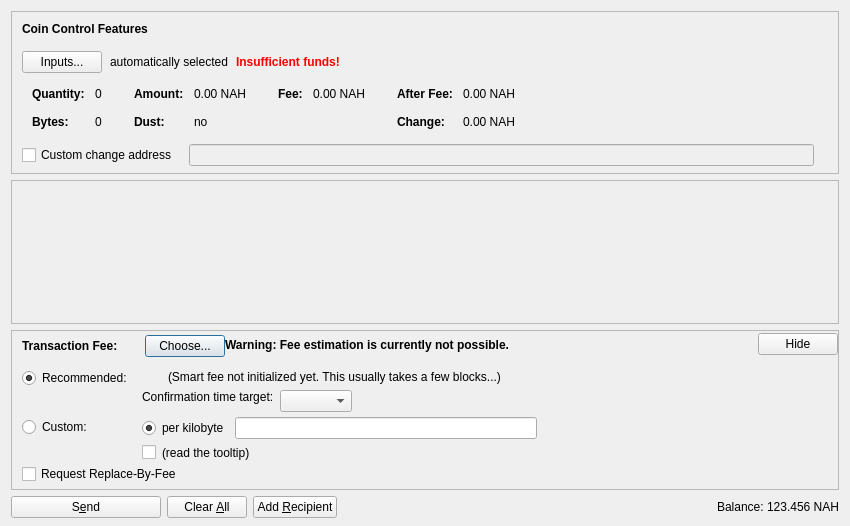
<?xml version="1.0" encoding="UTF-8"?>
<ui version="4.0">
 <class>SendCoinsDialog</class>
 <widget class="QDialog" name="SendCoinsDialog">
  <property name="geometry">
   <rect>
    <x>0</x>
    <y>0</y>
    <width>850</width>
    <height>526</height>
   </rect>
  </property>
  <property name="windowTitle">
   <string>Send Coins</string>
  </property>
  <layout class="QVBoxLayout" name="verticalLayout" stretch="0,1,0,0">
   <property name="bottomMargin">
    <number>8</number>
   </property>
   <item>
    <widget class="QFrame" name="frameCoinControl">
     <property name="sizePolicy">
      <sizepolicy hsizetype="Expanding" vsizetype="Expanding">
       <horstretch>0</horstretch>
       <verstretch>0</verstretch>
      </sizepolicy>
     </property>
     <property name="maximumSize">
      <size>
       <width>16777215</width>
       <height>16777215</height>
      </size>
     </property>
     <property name="frameShape">
      <enum>QFrame::StyledPanel</enum>
     </property>
     <property name="frameShadow">
      <enum>QFrame::Sunken</enum>
     </property>
     <layout class="QVBoxLayout" name="verticalLayoutCoinControl2">
      <property name="spacing">
       <number>0</number>
      </property>
      <property name="leftMargin">
       <number>0</number>
      </property>
      <property name="topMargin">
       <number>0</number>
      </property>
      <property name="rightMargin">
       <number>0</number>
      </property>
      <property name="bottomMargin">
       <number>6</number>
      </property>
      <item>
       <layout class="QVBoxLayout" name="verticalLayoutCoinControl" stretch="0,0,0,0,1">
        <property name="spacing">
         <number>0</number>
        </property>
        <property name="leftMargin">
         <number>10</number>
        </property>
        <property name="topMargin">
         <number>10</number>
        </property>
        <item>
         <layout class="QHBoxLayout" name="horizontalLayoutCoinControl1">
          <property name="bottomMargin">
           <number>15</number>
          </property>
          <item>
           <widget class="QLabel" name="labelCoinControlFeatures">
            <property name="sizePolicy">
             <sizepolicy hsizetype="Preferred" vsizetype="Maximum">
              <horstretch>0</horstretch>
              <verstretch>0</verstretch>
             </sizepolicy>
            </property>
            <property name="font">
             <font>
              <weight>75</weight>
              <bold>true</bold>
             </font>
            </property>
            <property name="styleSheet">
             <string notr="true">font-weight:bold;</string>
            </property>
            <property name="text">
             <string>Coin Control Features</string>
            </property>
           </widget>
          </item>
         </layout>
        </item>
        <item>
         <layout class="QHBoxLayout" name="horizontalLayoutCoinControl2" stretch="0,0,0,0">
          <property name="spacing">
           <number>8</number>
          </property>
          <property name="bottomMargin">
           <number>10</number>
          </property>
          <item>
           <widget class="QPushButton" name="pushButtonCoinControl">
            <property name="styleSheet">
             <string notr="true"/>
            </property>
            <property name="text">
             <string>Inputs...</string>
            </property>
            <property name="autoDefault">
             <bool>false</bool>
            </property>
           </widget>
          </item>
          <item>
           <widget class="QLabel" name="labelCoinControlAutomaticallySelected">
            <property name="text">
             <string>automatically selected</string>
            </property>
            <property name="margin">
             <number>5</number>
            </property>
           </widget>
          </item>
          <item>
           <widget class="QLabel" name="labelCoinControlInsuffFunds">
            <property name="font">
             <font>
              <weight>75</weight>
              <bold>true</bold>
             </font>
            </property>
            <property name="styleSheet">
             <string notr="true">color:red;font-weight:bold;</string>
            </property>
            <property name="text">
             <string>Insufficient funds!</string>
            </property>
            <property name="margin">
             <number>5</number>
            </property>
           </widget>
          </item>
          <item>
           <spacer name="horizontalSpacerCoinControl">
            <property name="orientation">
             <enum>Qt::Horizontal</enum>
            </property>
            <property name="sizeHint" stdset="0">
             <size>
              <width>40</width>
              <height>1</height>
             </size>
            </property>
           </spacer>
          </item>
         </layout>
        </item>
        <item>
         <widget class="QWidget" name="widgetCoinControl" native="true">
          <property name="sizePolicy">
           <sizepolicy hsizetype="Preferred" vsizetype="Preferred">
            <horstretch>0</horstretch>
            <verstretch>0</verstretch>
           </sizepolicy>
          </property>
          <property name="minimumSize">
           <size>
            <width>0</width>
            <height>0</height>
           </size>
          </property>
          <property name="styleSheet">
           <string notr="true"/>
          </property>
          <layout class="QHBoxLayout" name="horizontalLayoutCoinControl5">
           <property name="leftMargin">
            <number>0</number>
           </property>
           <property name="topMargin">
            <number>0</number>
           </property>
           <property name="rightMargin">
            <number>0</number>
           </property>
           <property name="bottomMargin">
            <number>0</number>
           </property>
           <item>
            <layout class="QHBoxLayout" name="horizontalLayoutCoinControl3" stretch="0,0,0,1">
             <property name="spacing">
              <number>20</number>
             </property>
             <property name="topMargin">
              <number>0</number>
             </property>
             <property name="bottomMargin">
              <number>10</number>
             </property>
             <item>
              <layout class="QFormLayout" name="formLayoutCoinControl1">
               <property name="horizontalSpacing">
                <number>10</number>
               </property>
               <property name="verticalSpacing">
                <number>14</number>
               </property>
               <property name="leftMargin">
                <number>10</number>
               </property>
               <property name="topMargin">
                <number>4</number>
               </property>
               <property name="rightMargin">
                <number>6</number>
               </property>
               <item row="0" column="0">
                <widget class="QLabel" name="labelCoinControlQuantityText">
                 <property name="font">
                  <font>
                   <weight>75</weight>
                   <bold>true</bold>
                  </font>
                 </property>
                 <property name="text">
                  <string>Quantity:</string>
                 </property>
                 <property name="margin">
                  <number>0</number>
                 </property>
                </widget>
               </item>
               <item row="0" column="1">
                <widget class="QLabel" name="labelCoinControlQuantity">
                 <property name="cursor">
                  <cursorShape>IBeamCursor</cursorShape>
                 </property>
                 <property name="contextMenuPolicy">
                  <enum>Qt::ActionsContextMenu</enum>
                 </property>
                 <property name="text">
                  <string notr="true">0</string>
                 </property>
                 <property name="margin">
                  <number>0</number>
                 </property>
                 <property name="textInteractionFlags">
                  <set>Qt::LinksAccessibleByMouse|Qt::TextSelectableByKeyboard|Qt::TextSelectableByMouse</set>
                 </property>
                </widget>
               </item>
               <item row="1" column="0">
                <widget class="QLabel" name="labelCoinControlBytesText">
                 <property name="font">
                  <font>
                   <weight>75</weight>
                   <bold>true</bold>
                  </font>
                 </property>
                 <property name="text">
                  <string>Bytes:</string>
                 </property>
                </widget>
               </item>
               <item row="1" column="1">
                <widget class="QLabel" name="labelCoinControlBytes">
                 <property name="cursor">
                  <cursorShape>IBeamCursor</cursorShape>
                 </property>
                 <property name="contextMenuPolicy">
                  <enum>Qt::ActionsContextMenu</enum>
                 </property>
                 <property name="text">
                  <string notr="true">0</string>
                 </property>
                 <property name="textInteractionFlags">
                  <set>Qt::LinksAccessibleByMouse|Qt::TextSelectableByKeyboard|Qt::TextSelectableByMouse</set>
                 </property>
                </widget>
               </item>
              </layout>
             </item>
             <item>
              <layout class="QFormLayout" name="formLayoutCoinControl2">
               <property name="horizontalSpacing">
                <number>10</number>
               </property>
               <property name="verticalSpacing">
                <number>14</number>
               </property>
               <property name="leftMargin">
                <number>6</number>
               </property>
               <property name="topMargin">
                <number>4</number>
               </property>
               <property name="rightMargin">
                <number>6</number>
               </property>
               <item row="0" column="0">
                <widget class="QLabel" name="labelCoinControlAmountText">
                 <property name="font">
                  <font>
                   <weight>75</weight>
                   <bold>true</bold>
                  </font>
                 </property>
                 <property name="text">
                  <string>Amount:</string>
                 </property>
                 <property name="margin">
                  <number>0</number>
                 </property>
                </widget>
               </item>
               <item row="0" column="1">
                <widget class="QLabel" name="labelCoinControlAmount">
                 <property name="cursor">
                  <cursorShape>IBeamCursor</cursorShape>
                 </property>
                 <property name="contextMenuPolicy">
                  <enum>Qt::ActionsContextMenu</enum>
                 </property>
                 <property name="text">
                  <string notr="true">0.00 NAH</string>
                 </property>
                 <property name="textInteractionFlags">
                  <set>Qt::LinksAccessibleByMouse|Qt::TextSelectableByKeyboard|Qt::TextSelectableByMouse</set>
                 </property>
                </widget>
               </item>
               <item row="1" column="0">
                <widget class="QLabel" name="labelCoinControlLowOutputText">
                 <property name="font">
                  <font>
                   <weight>75</weight>
                   <bold>true</bold>
                  </font>
                 </property>
                 <property name="text">
                  <string>Dust:</string>
                 </property>
                </widget>
               </item>
               <item row="1" column="1">
                <widget class="QLabel" name="labelCoinControlLowOutput">
                 <property name="cursor">
                  <cursorShape>IBeamCursor</cursorShape>
                 </property>
                 <property name="contextMenuPolicy">
                  <enum>Qt::ActionsContextMenu</enum>
                 </property>
                 <property name="text">
                  <string notr="true">no</string>
                 </property>
                 <property name="textInteractionFlags">
                  <set>Qt::LinksAccessibleByMouse|Qt::TextSelectableByKeyboard|Qt::TextSelectableByMouse</set>
                 </property>
                </widget>
               </item>
              </layout>
             </item>
             <item>
              <layout class="QFormLayout" name="formLayoutCoinControl3">
               <property name="horizontalSpacing">
                <number>10</number>
               </property>
               <property name="verticalSpacing">
                <number>14</number>
               </property>
               <property name="leftMargin">
                <number>6</number>
               </property>
               <property name="topMargin">
                <number>4</number>
               </property>
               <property name="rightMargin">
                <number>6</number>
               </property>
               <item row="0" column="0">
                <widget class="QLabel" name="labelCoinControlFeeText">
                 <property name="font">
                  <font>
                   <weight>75</weight>
                   <bold>true</bold>
                  </font>
                 </property>
                 <property name="text">
                  <string>Fee:</string>
                 </property>
                 <property name="margin">
                  <number>0</number>
                 </property>
                </widget>
               </item>
               <item row="0" column="1">
                <widget class="QLabel" name="labelCoinControlFee">
                 <property name="cursor">
                  <cursorShape>IBeamCursor</cursorShape>
                 </property>
                 <property name="contextMenuPolicy">
                  <enum>Qt::ActionsContextMenu</enum>
                 </property>
                 <property name="text">
                  <string notr="true">0.00 NAH</string>
                 </property>
                 <property name="textInteractionFlags">
                  <set>Qt::LinksAccessibleByMouse|Qt::TextSelectableByKeyboard|Qt::TextSelectableByMouse</set>
                 </property>
                </widget>
               </item>
              </layout>
             </item>
             <item>
              <layout class="QFormLayout" name="formLayoutCoinControl4">
               <property name="horizontalSpacing">
                <number>10</number>
               </property>
               <property name="verticalSpacing">
                <number>14</number>
               </property>
               <property name="leftMargin">
                <number>6</number>
               </property>
               <property name="topMargin">
                <number>4</number>
               </property>
               <property name="rightMargin">
                <number>6</number>
               </property>
               <item row="0" column="0">
                <widget class="QLabel" name="labelCoinControlAfterFeeText">
                 <property name="font">
                  <font>
                   <weight>75</weight>
                   <bold>true</bold>
                  </font>
                 </property>
                 <property name="text">
                  <string>After Fee:</string>
                 </property>
                 <property name="margin">
                  <number>0</number>
                 </property>
                </widget>
               </item>
               <item row="0" column="1">
                <widget class="QLabel" name="labelCoinControlAfterFee">
                 <property name="cursor">
                  <cursorShape>IBeamCursor</cursorShape>
                 </property>
                 <property name="contextMenuPolicy">
                  <enum>Qt::ActionsContextMenu</enum>
                 </property>
                 <property name="text">
                  <string notr="true">0.00 NAH</string>
                 </property>
                 <property name="textInteractionFlags">
                  <set>Qt::LinksAccessibleByMouse|Qt::TextSelectableByKeyboard|Qt::TextSelectableByMouse</set>
                 </property>
                </widget>
               </item>
               <item row="1" column="0">
                <widget class="QLabel" name="labelCoinControlChangeText">
                 <property name="font">
                  <font>
                   <weight>75</weight>
                   <bold>true</bold>
                  </font>
                 </property>
                 <property name="text">
                  <string>Change:</string>
                 </property>
                </widget>
               </item>
               <item row="1" column="1">
                <widget class="QLabel" name="labelCoinControlChange">
                 <property name="cursor">
                  <cursorShape>IBeamCursor</cursorShape>
                 </property>
                 <property name="contextMenuPolicy">
                  <enum>Qt::ActionsContextMenu</enum>
                 </property>
                 <property name="text">
                  <string notr="true">0.00 NAH</string>
                 </property>
                 <property name="textInteractionFlags">
                  <set>Qt::LinksAccessibleByMouse|Qt::TextSelectableByKeyboard|Qt::TextSelectableByMouse</set>
                 </property>
                </widget>
               </item>
              </layout>
             </item>
            </layout>
           </item>
          </layout>
         </widget>
        </item>
        <item>
         <layout class="QHBoxLayout" name="horizontalLayoutCoinControl4" stretch="0,0,0">
          <property name="spacing">
           <number>12</number>
          </property>
          <property name="sizeConstraint">
           <enum>QLayout::SetDefaultConstraint</enum>
          </property>
          <property name="topMargin">
           <number>5</number>
          </property>
          <property name="rightMargin">
           <number>5</number>
          </property>
          <item>
           <widget class="QCheckBox" name="checkBoxCoinControlChange">
            <property name="toolTip">
             <string>If this is activated, but the change address is empty or invalid, change will be sent to a newly generated address.</string>
            </property>
            <property name="text">
             <string>Custom change address</string>
            </property>
           </widget>
          </item>
          <item>
           <widget class="QValidatedLineEdit" name="lineEditCoinControlChange">
            <property name="enabled">
             <bool>false</bool>
            </property>
            <property name="sizePolicy">
             <sizepolicy hsizetype="Expanding" vsizetype="Fixed">
              <horstretch>0</horstretch>
              <verstretch>0</verstretch>
             </sizepolicy>
            </property>
           </widget>
          </item>
          <item>
           <widget class="QLabel" name="labelCoinControlChangeLabel">
            <property name="sizePolicy">
             <sizepolicy hsizetype="Preferred" vsizetype="Expanding">
              <horstretch>0</horstretch>
              <verstretch>0</verstretch>
             </sizepolicy>
            </property>
            <property name="minimumSize">
             <size>
              <width>0</width>
              <height>0</height>
             </size>
            </property>
            <property name="text">
             <string/>
            </property>
            <property name="margin">
             <number>3</number>
            </property>
           </widget>
          </item>
         </layout>
        </item>
        <item>
         <spacer name="verticalSpacerCoinControl">
          <property name="orientation">
           <enum>Qt::Vertical</enum>
          </property>
          <property name="sizeHint" stdset="0">
           <size>
            <width>800</width>
            <height>1</height>
           </size>
          </property>
         </spacer>
        </item>
       </layout>
      </item>
     </layout>
    </widget>
   </item>
   <item>
    <widget class="QScrollArea" name="scrollArea">
     <property name="widgetResizable">
      <bool>true</bool>
     </property>
     <widget class="QWidget" name="scrollAreaWidgetContents">
      <property name="geometry">
       <rect>
        <x>0</x>
        <y>0</y>
        <width>830</width>
        <height>104</height>
       </rect>
      </property>
      <layout class="QVBoxLayout" name="verticalLayout_2" stretch="0,1">
       <property name="leftMargin">
        <number>0</number>
       </property>
       <property name="topMargin">
        <number>0</number>
       </property>
       <property name="rightMargin">
        <number>0</number>
       </property>
       <property name="bottomMargin">
        <number>0</number>
       </property>
       <item>
        <layout class="QVBoxLayout" name="entries">
         <property name="spacing">
          <number>6</number>
         </property>
        </layout>
       </item>
       <item>
        <spacer name="verticalSpacer">
         <property name="orientation">
          <enum>Qt::Vertical</enum>
         </property>
         <property name="sizeHint" stdset="0">
          <size>
           <width>20</width>
           <height>40</height>
          </size>
         </property>
        </spacer>
       </item>
      </layout>
     </widget>
    </widget>
   </item>
   <item>
    <widget class="QFrame" name="frameFee">
     <property name="sizePolicy">
      <sizepolicy hsizetype="Expanding" vsizetype="Expanding">
       <horstretch>0</horstretch>
       <verstretch>0</verstretch>
      </sizepolicy>
     </property>
     <property name="maximumSize">
      <size>
       <width>16777215</width>
       <height>16777215</height>
      </size>
     </property>
     <property name="frameShape">
      <enum>QFrame::StyledPanel</enum>
     </property>
     <property name="frameShadow">
      <enum>QFrame::Sunken</enum>
     </property>
     <layout class="QVBoxLayout" name="verticalLayoutFee1">
      <property name="spacing">
       <number>0</number>
      </property>
      <property name="leftMargin">
       <number>0</number>
      </property>
      <property name="topMargin">
       <number>0</number>
      </property>
      <property name="rightMargin">
       <number>0</number>
      </property>
      <property name="bottomMargin">
       <number>0</number>
      </property>
      <item>
       <layout class="QVBoxLayout" name="verticalLayoutFee2" stretch="0,0,0">
        <property name="spacing">
         <number>0</number>
        </property>
        <property name="leftMargin">
         <number>10</number>
        </property>
        <property name="topMargin">
         <number>0</number>
        </property>
        <item>
         <layout class="QHBoxLayout" name="horizontalLayoutFee1">
          <property name="bottomMargin">
           <number>0</number>
          </property>
          <item>
           <layout class="QVBoxLayout" name="verticalLayoutFee7">
            <property name="spacing">
             <number>0</number>
            </property>
            <item>
             <spacer name="verticalSpacerSmartFee">
              <property name="orientation">
               <enum>Qt::Vertical</enum>
              </property>
              <property name="sizeType">
               <enum>QSizePolicy::Fixed</enum>
              </property>
              <property name="sizeHint" stdset="0">
               <size>
                <width>1</width>
                <height>4</height>
               </size>
              </property>
             </spacer>
            </item>
            <item>
             <layout class="QHBoxLayout" name="horizontalLayoutSmartFee">
              <property name="spacing">
               <number>10</number>
              </property>
              <item>
               <widget class="QLabel" name="labelFeeHeadline">
                <property name="sizePolicy">
                 <sizepolicy hsizetype="Preferred" vsizetype="Maximum">
                  <horstretch>0</horstretch>
                  <verstretch>0</verstretch>
                 </sizepolicy>
                </property>
                <property name="font">
                 <font>
                  <weight>75</weight>
                  <bold>true</bold>
                 </font>
                </property>
                <property name="styleSheet">
                 <string notr="true">font-weight:bold;</string>
                </property>
                <property name="text">
                 <string>Transaction Fee:</string>
                </property>
               </widget>
              </item>
              <item>
               <widget class="QLabel" name="labelFeeMinimized">
                <property name="text">
                 <string/>
                </property>
               </widget>
              </item>
              <item>
               <widget class="QPushButton" name="buttonChooseFee">
                <property name="text">
                 <string>Choose...</string>
                </property>
               </widget>
              </item>
             </layout>
            </item>
            <item>
             <spacer name="verticalSpacer_5">
              <property name="orientation">
               <enum>Qt::Vertical</enum>
              </property>
              <property name="sizeHint" stdset="0">
               <size>
                <width>1</width>
                <height>1</height>
               </size>
              </property>
             </spacer>
            </item>
           </layout>
          </item>
          <item>
           <widget class="QLabel" name="fallbackFeeWarningLabel">
            <property name="toolTip">
             <string>Using the fallbackfee can result in sending a transaction that will take several hours or days (or never) to confirm. Consider choosing your fee manually or wait until you have validated the complete chain.</string>
            </property>
            <property name="font">
            <font>
                <weight>75</weight>
                <bold>true</bold>
            </font>
            </property>
            <property name="text">
             <string>Warning: Fee estimation is currently not possible.</string>
            </property>
            <property name="wordWrap">
             <bool>false</bool>
            </property>
           </widget>
          </item>
          <item>
           <spacer name="horizontalSpacer_4">
            <property name="orientation">
             <enum>Qt::Horizontal</enum>
            </property>
            <property name="sizeType">
             <enum>QSizePolicy::MinimumExpanding</enum>
            </property>
            <property name="sizeHint" stdset="0">
             <size>
              <width>40</width>
              <height>20</height>
             </size>
            </property>
           </spacer>
          </item>
          <item>
           <widget class="QPushButton" name="buttonMinimizeFee">
            <property name="toolTip">
             <string>collapse fee-settings</string>
            </property>
            <property name="text">
             <string>Hide</string>
            </property>
           </widget>
          </item>
         </layout>
        </item>
        <item>
         <widget class="QFrame" name="frameFeeSelection">
          <layout class="QVBoxLayout" name="verticalLayoutFee12">
           <property name="spacing">
            <number>0</number>
           </property>
           <property name="leftMargin">
            <number>0</number>
           </property>
           <property name="topMargin">
            <number>0</number>
           </property>
           <property name="rightMargin">
            <number>0</number>
           </property>
           <property name="bottomMargin">
            <number>0</number>
           </property>
           <item>
            <layout class="QGridLayout" name="gridLayoutFee">
             <property name="topMargin">
              <number>10</number>
             </property>
             <property name="bottomMargin">
              <number>4</number>
             </property>
             <property name="horizontalSpacing">
              <number>10</number>
             </property>
             <property name="verticalSpacing">
              <number>4</number>
             </property>
             <item row="1" column="1">
              <layout class="QVBoxLayout" name="verticalLayoutFee8">
               <property name="spacing">
                <number>6</number>
               </property>
               <item>
                <layout class="QHBoxLayout" name="horizontalLayoutFee13">
                 <item>
                  <widget class="QRadioButton" name="radioCustomPerKilobyte">
                   <property name="toolTip">
                    <string>If the custom fee is set to 1000 satoshis and the transaction is only 250 bytes, then &quot;per kilobyte&quot; only pays 250 satoshis in fee, while &quot;total at least&quot; pays 1000 satoshis. For transactions bigger than a kilobyte both pay by kilobyte.</string>
                   </property>
                   <property name="text">
                    <string>per kilobyte</string>
                   </property>
                   <property name="checked">
                    <bool>true</bool>
                   </property>
                   <attribute name="buttonGroup">
                    <string notr="true">groupCustomFee</string>
                   </attribute>
                  </widget>
                 </item>
                 <item>
                  <widget class="BitcoinAmountField" name="customFee"/>
                 </item>
                 <item>
                  <spacer name="horizontalSpacer_6">
                   <property name="orientation">
                    <enum>Qt::Horizontal</enum>
                   </property>
                   <property name="sizeHint" stdset="0">
                    <size>
                     <width>1</width>
                     <height>1</height>
                    </size>
                   </property>
                  </spacer>
                 </item>
                </layout>
               </item>
               <item>
                <layout class="QHBoxLayout" name="horizontalLayoutFee8">
                 <item>
                  <widget class="QCheckBox" name="checkBoxMinimumFee">
                   <property name="toolTip">
                    <string>Paying only the minimum fee is just fine as long as there is less transaction volume than space in the blocks. But be aware that this can end up in a never confirming transaction once there is more demand for arkos transactions than the network can process.</string>
                   </property>
                   <property name="text">
                    <string/>
                   </property>
                  </widget>
                 </item>
                 <item>
                  <widget class="QLabel" name="labelMinFeeWarning">
                   <property name="enabled">
                    <bool>true</bool>
                   </property>
                   <property name="toolTip">
                    <string>Paying only the minimum fee is just fine as long as there is less transaction volume than space in the blocks. But be aware that this can end up in a never confirming transaction once there is more demand for arkos transactions than the network can process.</string>
                   </property>
                   <property name="text">
                    <string>(read the tooltip)</string>
                   </property>
                   <property name="margin">
                    <number>5</number>
                   </property>
                  </widget>
                 </item>
                 <item>
                  <spacer name="horizontalSpacer_2">
                   <property name="orientation">
                    <enum>Qt::Horizontal</enum>
                   </property>
                   <property name="sizeHint" stdset="0">
                    <size>
                     <width>1</width>
                     <height>1</height>
                    </size>
                   </property>
                  </spacer>
                 </item>
                </layout>
               </item>
              </layout>
             </item>
             <item row="0" column="0">
              <layout class="QVBoxLayout" name="verticalLayoutFee4" stretch="0,1">
               <item>
                <widget class="QRadioButton" name="radioSmartFee">
                 <property name="text">
                  <string>Recommended:</string>
                 </property>
                 <property name="checked">
                  <bool>true</bool>
                 </property>
                 <attribute name="buttonGroup">
                  <string notr="true">groupFee</string>
                 </attribute>
                </widget>
               </item>
               <item>
                <spacer name="verticalSpacer_2">
                 <property name="orientation">
                  <enum>Qt::Vertical</enum>
                 </property>
                 <property name="sizeHint" stdset="0">
                  <size>
                   <width>1</width>
                   <height>1</height>
                  </size>
                 </property>
                </spacer>
               </item>
              </layout>
             </item>
             <item row="1" column="0">
              <layout class="QVBoxLayout" name="verticalLayoutFee9" stretch="0,1">
               <item>
                <widget class="QRadioButton" name="radioCustomFee">
                 <property name="text">
                  <string>Custom:</string>
                 </property>
                 <attribute name="buttonGroup">
                  <string notr="true">groupFee</string>
                 </attribute>
                </widget>
               </item>
               <item>
                <spacer name="verticalSpacer_6">
                 <property name="orientation">
                  <enum>Qt::Vertical</enum>
                 </property>
                 <property name="sizeHint" stdset="0">
                  <size>
                   <width>1</width>
                   <height>1</height>
                  </size>
                 </property>
                </spacer>
               </item>
              </layout>
             </item>
             <item row="0" column="1">
              <layout class="QVBoxLayout" name="verticalLayoutFee3" stretch="0,0,1">
               <property name="spacing">
                <number>6</number>
               </property>
               <property name="topMargin">
                <number>2</number>
               </property>
               <item>
                <layout class="QHBoxLayout" name="horizontalLayoutFee12">
                 <item>
                  <widget class="QLabel" name="labelSmartFee">
                   <property name="text">
                    <string/>
                   </property>
                   <property name="margin">
                    <number>2</number>
                   </property>
                  </widget>
                 </item>
                 <item>
                  <widget class="QLabel" name="labelFeeEstimation">
                   <property name="text">
                    <string/>
                   </property>
                  </widget>
                 </item>
                 <item>
                  <widget class="QLabel" name="labelSmartFee2">
                   <property name="text">
                    <string>(Smart fee not initialized yet. This usually takes a few blocks...)</string>
                   </property>
                   <property name="margin">
                    <number>2</number>
                   </property>
                  </widget>
                 </item>
                 <item>
                  <spacer name="horizontalSpacer_5">
                   <property name="orientation">
                    <enum>Qt::Horizontal</enum>
                   </property>
                   <property name="sizeHint" stdset="0">
                    <size>
                     <width>1</width>
                     <height>1</height>
                    </size>
                   </property>
                  </spacer>
                 </item>
                </layout>
               </item>
               <item>
                <layout class="QHBoxLayout" name="horizontalLayoutFee9">
                 <item>
                  <layout class="QVBoxLayout" name="verticalLayoutFee6">
                   <item>
                    <widget class="QLabel" name="labelSmartFee3">
                     <property name="text">
                      <string>Confirmation time target:</string>
                     </property>
                     <property name="margin">
                      <number>2</number>
                     </property>
                    </widget>
                   </item>
                   <item>
                    <spacer name="verticalSpacer_3">
                     <property name="orientation">
                      <enum>Qt::Vertical</enum>
                     </property>
                     <property name="sizeHint" stdset="0">
                      <size>
                       <width>1</width>
                       <height>1</height>
                      </size>
                     </property>
                    </spacer>
                   </item>
                  </layout>
                 </item>
                 <item>
                  <layout class="QVBoxLayout" name="verticalLayoutFee5">
                   <property name="rightMargin">
                    <number>30</number>
                   </property>
                   <item>
                    <layout class="QHBoxLayout" name="horizontalLayoutConfTarget">
                     <property name="bottomMargin">
                      <number>0</number>
                     </property>
                     <item>
                      <widget class="QComboBox" name="confTargetSelector"/>
                     </item>
                     <item>
                      <spacer name="horizontalSpacerConfTarget">
                       <property name="orientation">
                        <enum>Qt::Horizontal</enum>
                       </property>
                       <property name="sizeHint" stdset="0">
                        <size>
                         <width>40</width>
                         <height>20</height>
                        </size>
                       </property>
                      </spacer>
                     </item>
                    </layout>
                   </item>
                  </layout>
                 </item>
                </layout>
               </item>
               <item>
                <spacer name="verticalSpacer_4">
                 <property name="orientation">
                  <enum>Qt::Vertical</enum>
                 </property>
                 <property name="sizeHint" stdset="0">
                  <size>
                   <width>1</width>
                   <height>1</height>
                  </size>
                 </property>
                </spacer>
               </item>
              </layout>
             </item>
            </layout>
           </item>
           <item>
            <widget class="QCheckBox" name="optInRBF">
             <property name="text">
              <string>Request Replace-By-Fee</string>
             </property>
             <property name="toolTip">
              <string>Indicates that the sender may wish to replace this transaction with a new one paying higher fees (prior to being confirmed).</string>
             </property>
            </widget>
           </item>
          </layout>
         </widget>
        </item>
        <item>
         <spacer name="verticalSpacerFee">
          <property name="orientation">
           <enum>Qt::Vertical</enum>
          </property>
          <property name="sizeHint" stdset="0">
           <size>
            <width>40</width>
            <height>5</height>
           </size>
          </property>
         </spacer>
        </item>
       </layout>
      </item>
     </layout>
    </widget>
   </item>
   <item>
    <layout class="QHBoxLayout" name="horizontalLayout">
     <item>
      <widget class="QPushButton" name="sendButton">
       <property name="minimumSize">
        <size>
         <width>150</width>
         <height>0</height>
        </size>
       </property>
       <property name="toolTip">
        <string>Confirm the send action</string>
       </property>
       <property name="text">
        <string>S&amp;end</string>
       </property>
       <property name="icon">
        <iconset resource="../bitcoin.qrc">
         <normaloff>:/icons/send</normaloff>:/icons/send</iconset>
       </property>
       <property name="autoDefault">
        <bool>false</bool>
       </property>
       <property name="default">
        <bool>false</bool>
       </property>
      </widget>
     </item>
     <item>
      <widget class="QPushButton" name="clearButton">
       <property name="sizePolicy">
        <sizepolicy hsizetype="Minimum" vsizetype="Fixed">
         <horstretch>0</horstretch>
         <verstretch>0</verstretch>
        </sizepolicy>
       </property>
       <property name="toolTip">
        <string>Clear all fields of the form.</string>
       </property>
       <property name="text">
        <string>Clear &amp;All</string>
       </property>
       <property name="icon">
        <iconset resource="../bitcoin.qrc">
         <normaloff>:/icons/remove</normaloff>:/icons/remove</iconset>
       </property>
       <property name="autoDefault">
        <bool>false</bool>
       </property>
      </widget>
     </item>
     <item>
      <widget class="QPushButton" name="addButton">
       <property name="toolTip">
        <string>Send to multiple recipients at once</string>
       </property>
       <property name="text">
        <string>Add &amp;Recipient</string>
       </property>
       <property name="icon">
        <iconset resource="../bitcoin.qrc">
         <normaloff>:/icons/add</normaloff>:/icons/add</iconset>
       </property>
       <property name="autoDefault">
        <bool>false</bool>
       </property>
      </widget>
     </item>
     <item>
      <spacer name="horizontalSpacer">
       <property name="orientation">
        <enum>Qt::Horizontal</enum>
       </property>
       <property name="sizeHint" stdset="0">
        <size>
         <width>40</width>
         <height>20</height>
        </size>
       </property>
      </spacer>
     </item>
     <item>
      <layout class="QHBoxLayout" name="horizontalLayout_2">
       <property name="spacing">
        <number>3</number>
       </property>
       <item>
        <widget class="QLabel" name="label">
         <property name="sizePolicy">
          <sizepolicy hsizetype="Preferred" vsizetype="Fixed">
           <horstretch>0</horstretch>
           <verstretch>0</verstretch>
          </sizepolicy>
         </property>
         <property name="text">
          <string>Balance:</string>
         </property>
        </widget>
       </item>
       <item>
        <widget class="QLabel" name="labelBalance">
         <property name="sizePolicy">
          <sizepolicy hsizetype="Preferred" vsizetype="Fixed">
           <horstretch>0</horstretch>
           <verstretch>0</verstretch>
          </sizepolicy>
         </property>
         <property name="cursor">
          <cursorShape>IBeamCursor</cursorShape>
         </property>
         <property name="text">
          <string notr="true">123.456 NAH</string>
         </property>
         <property name="textInteractionFlags">
          <set>Qt::LinksAccessibleByMouse|Qt::TextSelectableByKeyboard|Qt::TextSelectableByMouse</set>
         </property>
        </widget>
       </item>
      </layout>
     </item>
    </layout>
   </item>
  </layout>
 </widget>
 <customwidgets>
  <customwidget>
   <class>QValidatedLineEdit</class>
   <extends>QLineEdit</extends>
   <header>qvalidatedlineedit.h</header>
  </customwidget>
  <customwidget>
   <class>BitcoinAmountField</class>
   <extends>QLineEdit</extends>
   <header>bitcoinamountfield.h</header>
   <container>1</container>
  </customwidget>
 </customwidgets>
 <resources>
  <include location="../bitcoin.qrc"/>
 </resources>
 <connections/>
 <buttongroups>
  <buttongroup name="groupFee"/>
  <buttongroup name="groupCustomFee"/>
 </buttongroups>
</ui>
